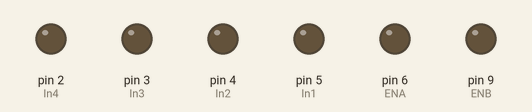
Bench run of a sketch on a simulated Arduino Uno, built with avr-gcc and run on an emulated ATmega328P. Parts: output pins drawn as LEDs (lit = HIGH).

Above: at 0.1 s.
At 1.15 s:
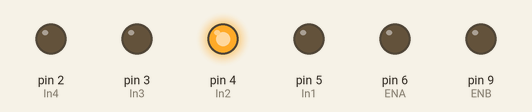
At 20.05 s:
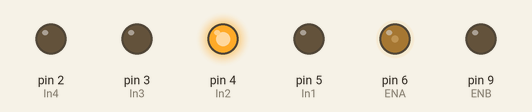
At 39.85 s:
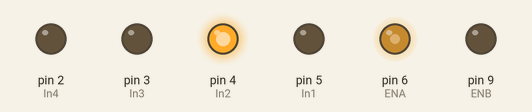
Timing chart, 0 to 40.0 s (numbered marks = the images above):
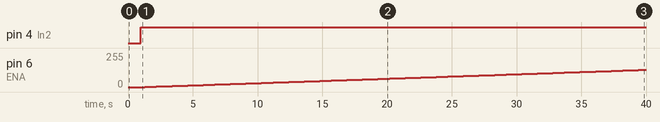

Measured:
- by itself, pin 4 (In2): LOW → HIGH at 1.0 s
- by itself, pin 6 (ENA): moves from 0/255 to 129/255 over 38.4 s

The sketch:

listing_5_2.ino
```cpp
//Создадим переменные для хранения номеров используемых пинов/портов Arduino.
int In1, In2, In3, In4, ENA, ENB;
//Настройка
void setup() {
  // Присвоим переменным номера пинов Arduino.
  In1 = 5; //Двигатель M2
  In2 = 4; //Двигатель M2
  In3 = 3; //Двигатель M1
  In4 = 2; //Двигатель M1
  ENA=6; //Двигатель M2
  ENB=9; //Двигатель M1
  //Переведем данные пины/порты в режим вывода.
  pinMode(In1, OUTPUT);
  pinMode(In2, OUTPUT);
  pinMode(In3, OUTPUT);
  pinMode(In4, OUTPUT);
  pinMode(ENA, OUTPUT);
  pinMode(ENB, OUTPUT);

}
//Тело программы
void loop() {
  //Отключим оба двигателя.
  digitalWrite(In1, LOW); //двигатель М2.
  digitalWrite(In2, LOW);
  digitalWrite(In3, LOW); //двигатель М1.
  digitalWrite(In4, LOW);
  analogWrite(ENA,0); //ШИМ двигателя М2 полностью выключен.
  analogWrite(ENB,0); //ШИМ двигателя М1 полностью выключен.

  delay(1000); // Ждем 1 сек.
  //Включим двигатель М2.
  digitalWrite(In1, LOW);  //двигатель М2.
  digitalWrite(In2, HIGH);
  for(int i=0;i<255;i++)
  {
    analogWrite(ENA,i);
    delay(300); // Ждем 0.3 сек.
  }
  analogWrite(ENA,0); // ШИМ двигателя М2 полностью выключен.

  // Вращаем двигатель М2 в другую сторону.
  digitalWrite(In1, HIGH);
  digitalWrite(In2, LOW);
  for(int i=0;i<255;i++)
  {
    analogWrite(ENA,i);
    delay(300); // Ждем 0.3 сек.
  }
  analogWrite(ENA,0); // ШИМ двигателя М2 полностью выключен.
  delay(1000); // Ждем 1 сек.
   // Проделайте те же операции для двигателя М1 самостоятельно.
  // ....
}
```
